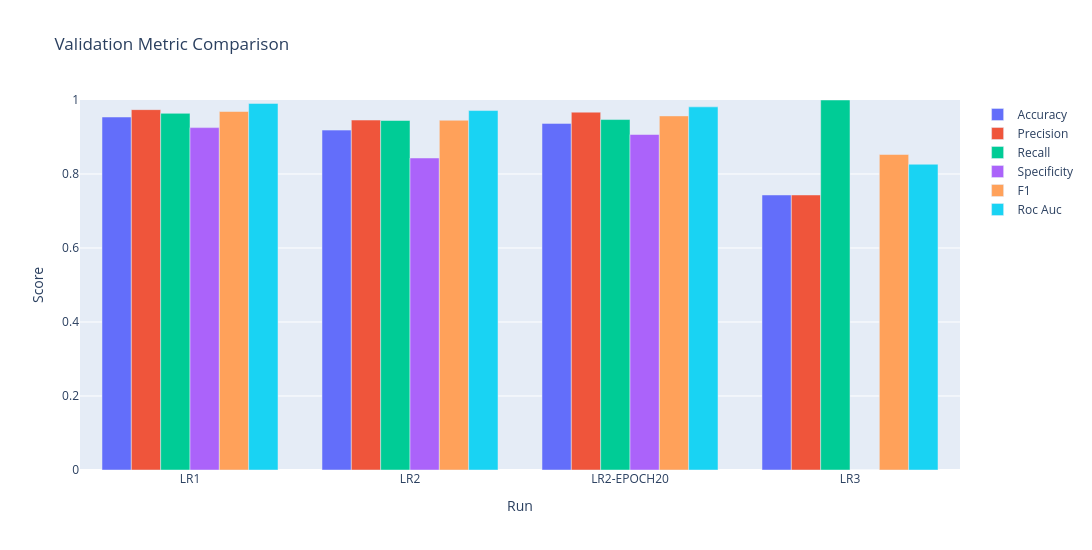

The notebook cell this image was saved under:
### Markdown cell above
#### 5-1. Classification Metrics

### Code cell
# ============================================================
# 5. Experiment Comparison
# 5-1. Classification Metrics
# ============================================================

import importlib
import cxp.cxp_plot as cxp_plot

importlib.reload(cxp_plot)

cxp_plot.plot_metric_comparison(
    validation_results_df
)

### Figure 1 — Plotly figure (JSON) as saved in the notebook; plotly's stock layout.template omitted (floating-point values rounded to 4 significant figures)
{"data": [{"name": "Accuracy", "type": "bar", "x": ["LR1", "LR2", "LR2-EPOCH20", "LR3"], "y": [0.954, 0.9186, 0.9368, 0.7433]}, {"name": "Precision", "type": "bar", "x": ["LR1", "LR2", "LR2-EPOCH20", "LR3"], "y": [0.974, 0.9458, 0.9671, 0.7433]}, {"name": "Recall", "type": "bar", "x": ["LR1", "LR2", "LR2-EPOCH20", "LR3"], "y": [0.9639, 0.9446, 0.9472, 1.0]}, {"name": "Specificity", "type": "bar", "x": ["LR1", "LR2", "LR2-EPOCH20", "LR3"], "y": [0.9254, 0.8433, 0.9067, 0.0]}, {"name": "F1", "type": "bar", "x": ["LR1", "LR2", "LR2-EPOCH20", "LR3"], "y": [0.9689, 0.9452, 0.957, 0.8527]}, {"name": "Roc Auc", "type": "bar", "x": ["LR1", "LR2", "LR2-EPOCH20", "LR3"], "y": [0.9907, 0.9715, 0.9814, 0.8264]}], "layout": {"barmode": "group", "height": 550, "hovermode": "x unified", "title": {"text": "Validation Metric Comparison"}, "width": 1100, "xaxis": {"title": {"text": "Run"}}, "yaxis": {"range": [0, 1], "title": {"text": "Score"}}}}
